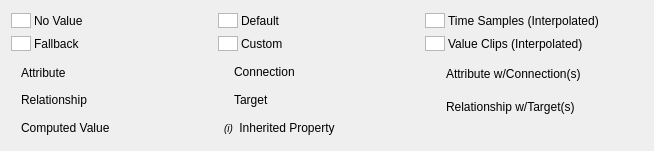
<?xml version="1.0" encoding="UTF-8"?>
<ui version="4.0">
 <class>PropertyLegend</class>
 <widget class="QWidget" name="PropertyLegend">
  <property name="windowModality">
   <enum>Qt::NonModal</enum>
  </property>
  <property name="geometry">
   <rect>
    <x>0</x>
    <y>0</y>
    <width>654</width>
    <height>151</height>
   </rect>
  </property>
  <property name="sizePolicy">
   <sizepolicy hsizetype="Preferred" vsizetype="Preferred">
    <horstretch>0</horstretch>
    <verstretch>0</verstretch>
   </sizepolicy>
  </property>
  <property name="comment" stdset="0">
   <string>
     Copyright 2020 Wabi.  All rights reserved.

     Distributed under the terms of the Wabi End-User License Agreement.
     The full license is in the file LICENSE, distributed with this software.
  </string>
  </property>
  <layout class="QGridLayout" name="gridLayout">
   <item row="0" column="0" colspan="3">
    <layout class="QGridLayout" name="gridLayout_2">
     <property name="spacing">
      <number>3</number>
     </property>
     <item row="0" column="0">
      <layout class="QHBoxLayout" name="horizontalLayout">
       <item>
        <widget class="QGraphicsView" name="propertyLegendColorNoValue">
         <property name="maximumSize">
          <size>
           <width>20</width>
           <height>15</height>
          </size>
         </property>
        </widget>
       </item>
       <item>
        <widget class="QLabel" name="propertyLegendLabelNoValue">
         <property name="font">
          <font>
           <weight>50</weight>
           <italic>false</italic>
           <bold>false</bold>
          </font>
         </property>
         <property name="text">
          <string>No Value</string>
         </property>
        </widget>
       </item>
       <item>
        <spacer name="horizontalSpacer_8">
         <property name="orientation">
          <enum>Qt::Horizontal</enum>
         </property>
         <property name="sizeHint" stdset="0">
          <size>
           <width>40</width>
           <height>20</height>
          </size>
         </property>
        </spacer>
       </item>
      </layout>
     </item>
     <item row="0" column="1">
      <layout class="QHBoxLayout" name="horizontalLayout_2">
       <item>
        <widget class="QGraphicsView" name="propertyLegendColorDefault">
         <property name="maximumSize">
          <size>
           <width>20</width>
           <height>15</height>
          </size>
         </property>
        </widget>
       </item>
       <item>
        <widget class="QLabel" name="propertyLegendLabelDefault">
         <property name="font">
          <font>
           <weight>50</weight>
           <italic>false</italic>
           <bold>false</bold>
          </font>
         </property>
         <property name="text">
          <string>Default</string>
         </property>
        </widget>
       </item>
       <item>
        <spacer name="horizontalSpacer_10">
         <property name="orientation">
          <enum>Qt::Horizontal</enum>
         </property>
         <property name="sizeHint" stdset="0">
          <size>
           <width>40</width>
           <height>20</height>
          </size>
         </property>
        </spacer>
       </item>
      </layout>
     </item>
     <item row="0" column="2">
      <layout class="QHBoxLayout" name="horizontalLayout_5">
       <item>
        <widget class="QGraphicsView" name="propertyLegendColorTimeSample">
         <property name="maximumSize">
          <size>
           <width>20</width>
           <height>15</height>
          </size>
         </property>
        </widget>
       </item>
       <item>
        <widget class="QLabel" name="propertyLegendLabelTimeSample">
         <property name="font">
          <font>
           <weight>50</weight>
           <italic>false</italic>
           <bold>false</bold>
          </font>
         </property>
         <property name="text">
          <string>Time Samples (Interpolated) </string>
         </property>
        </widget>
       </item>
       <item>
        <spacer name="horizontalSpacer_12">
         <property name="orientation">
          <enum>Qt::Horizontal</enum>
         </property>
         <property name="sizeHint" stdset="0">
          <size>
           <width>40</width>
           <height>20</height>
          </size>
         </property>
        </spacer>
       </item>
      </layout>
     </item>
     <item row="1" column="0">
      <layout class="QHBoxLayout" name="horizontalLayout_3">
       <item>
        <widget class="QGraphicsView" name="propertyLegendColorFallback">
         <property name="maximumSize">
          <size>
           <width>20</width>
           <height>15</height>
          </size>
         </property>
        </widget>
       </item>
       <item>
        <widget class="QLabel" name="propertyLegendLabelFallback">
         <property name="font">
          <font>
           <weight>50</weight>
           <italic>false</italic>
           <bold>false</bold>
          </font>
         </property>
         <property name="text">
          <string>Fallback</string>
         </property>
        </widget>
       </item>
       <item>
        <spacer name="horizontalSpacer_9">
         <property name="orientation">
          <enum>Qt::Horizontal</enum>
         </property>
         <property name="sizeHint" stdset="0">
          <size>
           <width>40</width>
           <height>20</height>
          </size>
         </property>
        </spacer>
       </item>
      </layout>
     </item>
     <item row="1" column="1">
      <layout class="QHBoxLayout" name="horizontalLayout_4">
       <item>
        <widget class="QGraphicsView" name="propertyLegendColorCustom">
         <property name="maximumSize">
          <size>
           <width>20</width>
           <height>15</height>
          </size>
         </property>
        </widget>
       </item>
       <item>
        <widget class="QLabel" name="propertyLegendLabelCustom">
         <property name="text">
          <string>Custom</string>
         </property>
        </widget>
       </item>
       <item>
        <spacer name="horizontalSpacer_11">
         <property name="orientation">
          <enum>Qt::Horizontal</enum>
         </property>
         <property name="sizeHint" stdset="0">
          <size>
           <width>40</width>
           <height>20</height>
          </size>
         </property>
        </spacer>
       </item>
      </layout>
     </item>
     <item row="1" column="2">
      <layout class="QHBoxLayout" name="horizontalLayout_6">
       <item>
        <widget class="QGraphicsView" name="propertyLegendColorValueClips">
         <property name="maximumSize">
          <size>
           <width>20</width>
           <height>15</height>
          </size>
         </property>
        </widget>
       </item>
       <item>
        <widget class="QLabel" name="propertyLegendLabelValueClips">
         <property name="font">
          <font>
           <weight>50</weight>
           <italic>false</italic>
           <bold>false</bold>
          </font>
         </property>
         <property name="text">
          <string>Value Clips (Interpolated)</string>
         </property>
        </widget>
       </item>
       <item>
        <spacer name="horizontalSpacer_13">
         <property name="orientation">
          <enum>Qt::Horizontal</enum>
         </property>
         <property name="sizeHint" stdset="0">
          <size>
           <width>40</width>
           <height>20</height>
          </size>
         </property>
        </spacer>
       </item>
      </layout>
     </item>
    </layout>
   </item>
   <item row="1" column="0">
    <layout class="QVBoxLayout" name="verticalLayout">
     <property name="spacing">
      <number>3</number>
     </property>
     <item>
      <layout class="QHBoxLayout" name="horizontalLayout_9">
       <property name="spacing">
        <number>3</number>
       </property>
       <item>
        <widget class="QLabel" name="propertyLegendAttrPlainIcon"/>
       </item>
       <item>
        <widget class="QLabel" name="propertyLegendAttrPlainDesc">
         <property name="font">
          <font>
           <weight>50</weight>
           <italic>false</italic>
           <bold>false</bold>
          </font>
         </property>
         <property name="text">
          <string>Attribute</string>
         </property>
        </widget>
       </item>
       <item>
        <spacer name="horizontalSpacer">
         <property name="orientation">
          <enum>Qt::Horizontal</enum>
         </property>
         <property name="sizeHint" stdset="0">
          <size>
           <width>40</width>
           <height>20</height>
          </size>
         </property>
        </spacer>
       </item>
      </layout>
     </item>
     <item>
      <layout class="QHBoxLayout" name="horizontalLayout_10">
       <property name="spacing">
        <number>3</number>
       </property>
       <item>
        <widget class="QLabel" name="propertyLegendRelPlainIcon"/>
       </item>
       <item>
        <widget class="QLabel" name="propertyLegendRelPlainDesc">
         <property name="font">
          <font>
           <weight>50</weight>
           <italic>false</italic>
           <bold>false</bold>
          </font>
         </property>
         <property name="text">
          <string>Relationship</string>
         </property>
        </widget>
       </item>
       <item>
        <spacer name="horizontalSpacer_2">
         <property name="orientation">
          <enum>Qt::Horizontal</enum>
         </property>
         <property name="sizeHint" stdset="0">
          <size>
           <width>40</width>
           <height>20</height>
          </size>
         </property>
        </spacer>
       </item>
      </layout>
     </item>
     <item>
      <layout class="QHBoxLayout" name="horizontalLayout_11">
       <property name="spacing">
        <number>3</number>
       </property>
       <item>
        <widget class="QLabel" name="propertyLegendCompIcon"/>
       </item>
       <item>
        <widget class="QLabel" name="propertyLegendCompDesc">
         <property name="font">
          <font>
           <weight>50</weight>
           <italic>false</italic>
           <bold>false</bold>
          </font>
         </property>
         <property name="text">
          <string>Computed Value</string>
         </property>
        </widget>
       </item>
       <item>
        <spacer name="horizontalSpacer_3">
         <property name="orientation">
          <enum>Qt::Horizontal</enum>
         </property>
         <property name="sizeHint" stdset="0">
          <size>
           <width>40</width>
           <height>20</height>
          </size>
         </property>
        </spacer>
       </item>
      </layout>
     </item>
    </layout>
   </item>
   <item row="1" column="1">
    <layout class="QVBoxLayout" name="verticalLayout_2">
     <item>
      <layout class="QHBoxLayout" name="horizontalLayout_12">
       <property name="spacing">
        <number>3</number>
       </property>
       <item>
        <widget class="QLabel" name="propertyLegendConnIcon"/>
       </item>
       <item>
        <widget class="QLabel" name="propertyLegendConnDesc">
         <property name="font">
          <font>
           <weight>50</weight>
           <italic>false</italic>
           <bold>false</bold>
          </font>
         </property>
         <property name="text">
          <string>Connection</string>
         </property>
        </widget>
       </item>
       <item>
        <spacer name="horizontalSpacer_4">
         <property name="orientation">
          <enum>Qt::Horizontal</enum>
         </property>
         <property name="sizeHint" stdset="0">
          <size>
           <width>40</width>
           <height>20</height>
          </size>
         </property>
        </spacer>
       </item>
      </layout>
     </item>
     <item>
      <layout class="QHBoxLayout" name="horizontalLayout_13">
       <property name="spacing">
        <number>3</number>
       </property>
       <item>
        <widget class="QLabel" name="propertyLegendTargetIcon"/>
       </item>
       <item>
        <widget class="QLabel" name="propertyLegendTargetDesc">
         <property name="minimumSize">
          <size>
           <width>20</width>
           <height>20</height>
          </size>
         </property>
         <property name="font">
          <font>
           <weight>50</weight>
           <italic>false</italic>
           <bold>false</bold>
          </font>
         </property>
         <property name="text">
          <string>Target</string>
         </property>
        </widget>
       </item>
       <item>
        <spacer name="horizontalSpacer_5">
         <property name="orientation">
          <enum>Qt::Horizontal</enum>
         </property>
         <property name="sizeHint" stdset="0">
          <size>
           <width>40</width>
           <height>20</height>
          </size>
         </property>
        </spacer>
       </item>
      </layout>
     </item>
     <item>
      <layout class="QHBoxLayout" name="horizontalLayout_14">
       <item>
        <widget class="QLabel" name="inheritedPropertyIcon">
         <property name="text">
          <string>&lt;small&gt;&lt;i&gt;(i)&lt;/i&gt;&lt;/small&gt;</string>
         </property>
         <property name="textFormat">
          <enum>Qt::RichText</enum>
         </property>
        </widget>
       </item>
       <item>
        <widget class="QLabel" name="inheritedPropertyText">
         <property name="font">
          <font>
           <italic>false</italic>
          </font>
         </property>
         <property name="frameShape">
          <enum>QFrame::NoFrame</enum>
         </property>
         <property name="text">
          <string>Inherited Property</string>
         </property>
         <property name="textFormat">
          <enum>Qt::RichText</enum>
         </property>
         <property name="alignment">
          <set>Qt::AlignCenter</set>
         </property>
         <property name="wordWrap">
          <bool>false</bool>
         </property>
        </widget>
       </item>
       <item>
        <spacer name="horizontalSpacer_14">
         <property name="orientation">
          <enum>Qt::Horizontal</enum>
         </property>
         <property name="sizeHint" stdset="0">
          <size>
           <width>13</width>
           <height>13</height>
          </size>
         </property>
        </spacer>
       </item>
      </layout>
     </item>
    </layout>
   </item>
   <item row="1" column="2">
    <layout class="QVBoxLayout" name="verticalLayout_3">
     <item>
      <layout class="QHBoxLayout" name="horizontalLayout_8">
       <property name="spacing">
        <number>3</number>
       </property>
       <item>
        <widget class="QLabel" name="propertyLegendAttrWithConnIcon"/>
       </item>
       <item>
        <widget class="QLabel" name="propertyLegendAttrWithConnDesc">
         <property name="font">
          <font>
           <weight>50</weight>
           <italic>false</italic>
           <bold>false</bold>
          </font>
         </property>
         <property name="text">
          <string>Attribute w/Connection(s)</string>
         </property>
        </widget>
       </item>
       <item>
        <spacer name="horizontalSpacer_6">
         <property name="orientation">
          <enum>Qt::Horizontal</enum>
         </property>
         <property name="sizeHint" stdset="0">
          <size>
           <width>40</width>
           <height>20</height>
          </size>
         </property>
        </spacer>
       </item>
      </layout>
     </item>
     <item>
      <layout class="QHBoxLayout" name="horizontalLayout_7">
       <property name="spacing">
        <number>3</number>
       </property>
       <item>
        <widget class="QLabel" name="propertyLegendRelWithTargetIcon"/>
       </item>
       <item>
        <widget class="QLabel" name="propertyLegendRelWithTargetDesc">
         <property name="font">
          <font>
           <weight>50</weight>
           <italic>false</italic>
           <bold>false</bold>
          </font>
         </property>
         <property name="text">
          <string>Relationship w/Target(s)</string>
         </property>
        </widget>
       </item>
       <item>
        <spacer name="horizontalSpacer_7">
         <property name="orientation">
          <enum>Qt::Horizontal</enum>
         </property>
         <property name="sizeHint" stdset="0">
          <size>
           <width>40</width>
           <height>20</height>
          </size>
         </property>
        </spacer>
       </item>
      </layout>
     </item>
     <item>
      <spacer name="horizontalSpacer_15">
       <property name="orientation">
        <enum>Qt::Horizontal</enum>
       </property>
       <property name="sizeHint" stdset="0">
        <size>
         <width>40</width>
         <height>20</height>
        </size>
       </property>
      </spacer>
     </item>
    </layout>
   </item>
  </layout>
 </widget>
 <resources/>
 <connections/>
</ui>
